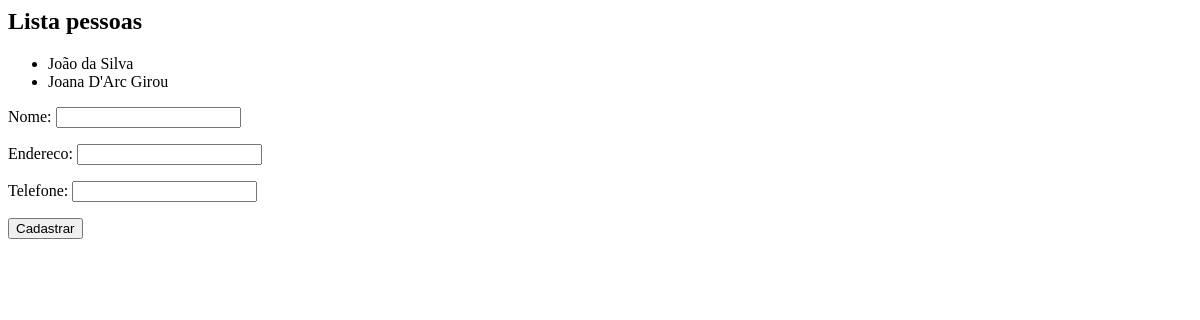
Before: /core/pessoas/ with the older database file.
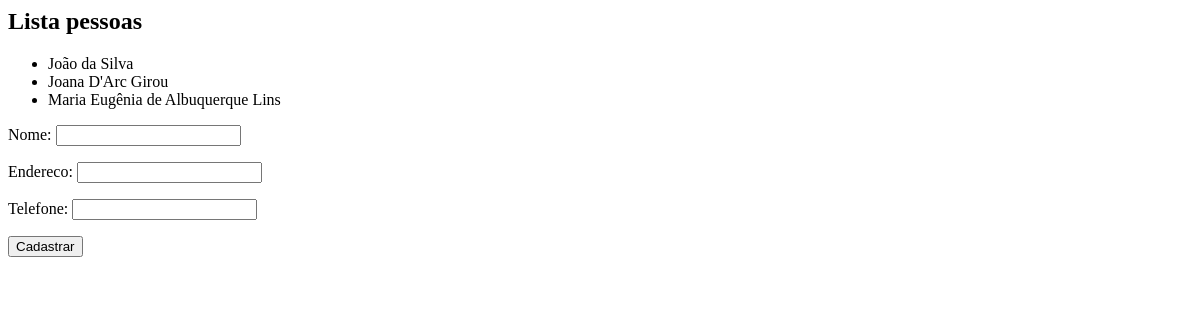
After: the same page with the newer database file.
### core/models.py (models this page shows, shortened)
class Pessoa(models.Model):
    nome = models.CharField(max_length=100)
    endereco = models.CharField(max_length=200)
    telefone = models.CharField(max_length=15)

### core/views.py (the view)
# urls.py: path('pessoas/', lista_pessoas, name='core_lista_pessoas'),
def lista_pessoas(request):
    pessoas = Pessoa.objects.all()
    form = PessoaForm()
    data = {'pessoas': pessoas, 'form': form}
    return render(request, 'core/lista_pessoas.html', data)

### core/forms.py
class PessoaForm(ModelForm):
    class Meta:
        model = Pessoa
        fields = '__all__'

### core/templates/core/lista_pessoas.html (shortened to what this page needs)
<h2>Lista pessoas</h2>
<ul>
    {% for pessoa in pessoas %}
        <li>{{ pessoa.nome }}</li>
    {% endfor %}
</ul>
<form action="{% url 'core_pessoa_nova' %}" method="POST">
    {{ form.as_p }}
    <button type="submit">Cadastrar</button>
</form>

Changed rows visible on the page:
added Pessoa: nome "Maria Eugênia de Albuquerque Lins"
